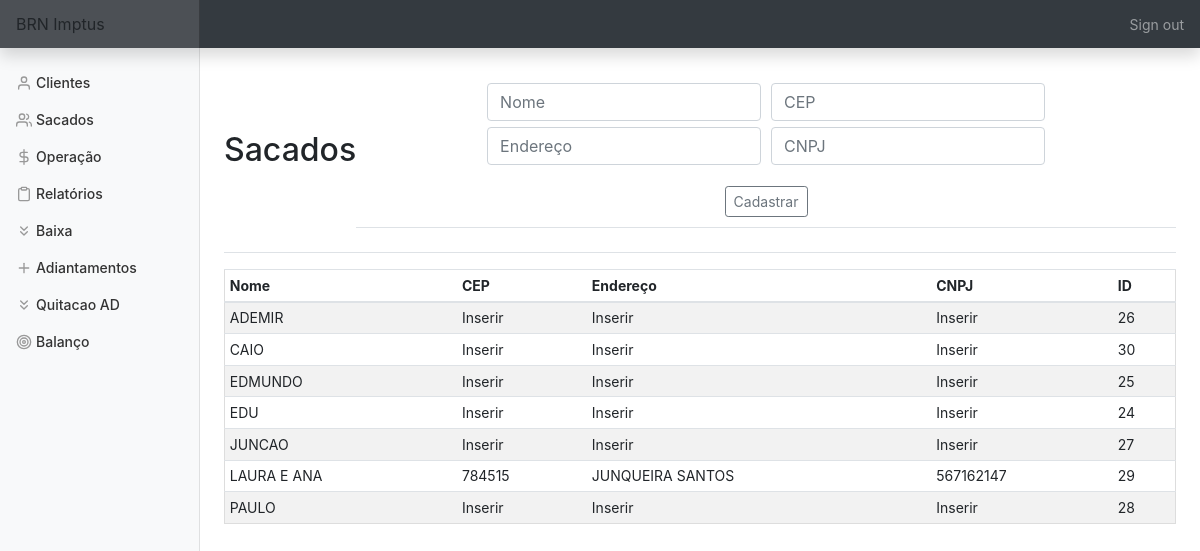
Before: /sacados (signed in) with the older database file.
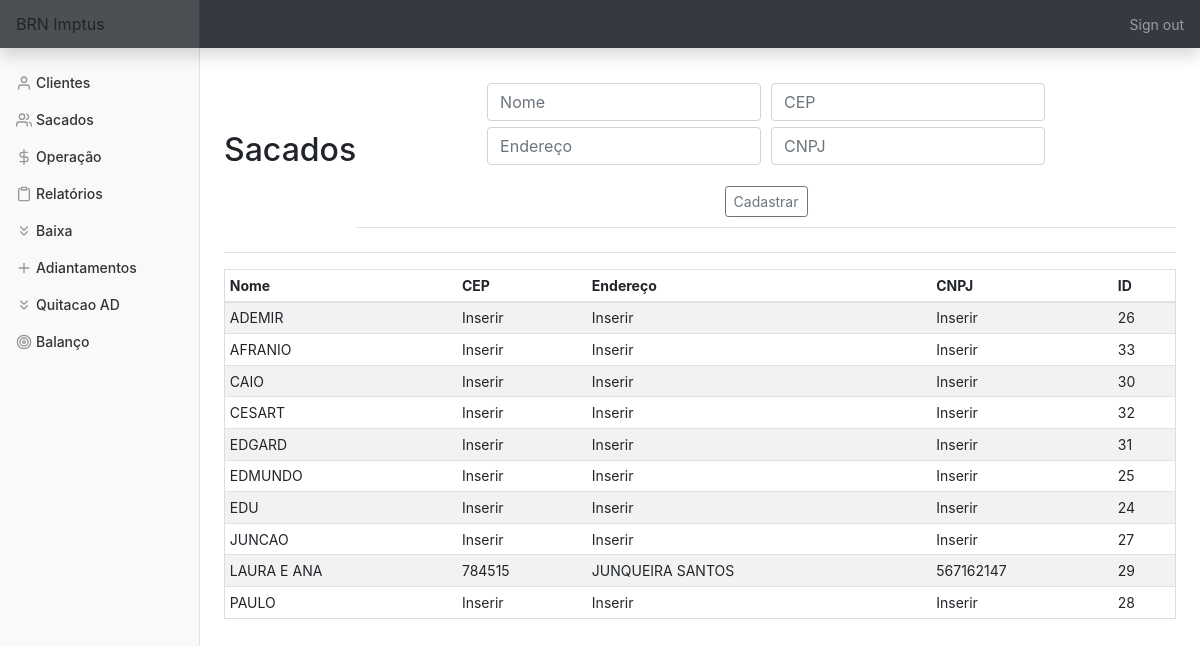
After: the same page with the newer database file.
### tables this page shows
CREATE TABLE sacados (id INTEGER PRIMARY KEY AUTOINCREMENT NOT NULL,
						nome TEXT NOT NULL,
						cep TEXT NOT NULL,
						endereço TEXT NOT NULL, cnpj TEXT);

### app.py (the view, shortened to what this page needs)
@app.route('/sacados', methods=['GET', 'POST'])
@login_required
def sacados():
    con = sqlite3.connect(DATABASE)
    con.row_factory = sqlite3.Row
    cur = con.cursor()
    if request.method == 'GET':
        rows = cur.execute('SELECT * FROM sacados ORDER BY nome')
        rows = cur.fetchall()
        return render_template('sacados.html', rows=rows)

### app.py (called while the page is built)
@app.after_request
def after_request(response):
    response.headers["Cache-Control"] = "no-cache, no-store, must-revalidate"
    response.headers["Expires"] = 0
    response.headers["Pragma"] = "no-cache"
    return response

### helper.py (called while the page is built)
def login_required(f):
    @wraps(f)
    def decorated_function(*args, **kwargs):
        if session.get("user_id") is None:
            return redirect("/login")
        return f(*args, **kwargs)
    return decorated_function

### templates/sacados.html (shortened to what this page needs)
{% extends "layout.html" %}
{% block main %}
    <div class='d-flex justify-content-between flex-warp flex-md-nowrap align-items-center pt-3 pb-2 mb-3 border-bottom'>
        <h1 class='h2'>Sacados</h1>
        <div class='d-flex justify-content-between flex-warp flex-md-nowrap align-items-center pt-3 pb-2 mb-3 border-bottom'>
            <form action='sacados' method='POST'>
                <div class='form-group'>
                    <input name='nome' autofocus class='form-control' placeholder='Nome' type='text' required title='Insira o nome/razão social do sacado' alt='Insira o nome/razão social do sacado'>
                    <input name='cep' autofocus class='form-control' placeholder='CEP' type='number' title='Insira o cep do sacado' alt='Insira o cep do sacado'>
                    <input name='endereco' autofocus class='form-control' placeholder='Endereço' type='text' title='Insira o endereço do sacado' alt='Insira o endereço do sacado'>
                    <input name='cnpj' autofocus class='form-control' placeholder='CNPJ' type='text' title='Insira o cpf/cnpj do sacado' alt='Insira o cpf/cnpj do sacado'>
                </div>
                <button type='submit' class='btn btn-sm btn-outline-secondary'>Cadastrar</button>
            </form>
        </div>
    </div>
    <div class='table-responsive'>
        <table class='table table-striped table-sm'>
            <thead>
                <tr>
                    <th>Nome</th>
                    <th>CEP</th>
                    <th>Endereço</th>
                    <th>CNPJ</th>
                    <th>ID</th>
                </tr>
            </thead>
            <tbody>
                {% for row in rows %}
                    <tr>
                        <td>{{ row['nome'] }}</td>
                        <td>{{ row['cep'] }}</td>
                        <td>{{ row['endereço'] }}</td>
                        <td>{{ row['cnpj'] }}</td>
                        <td>{{ row['id'] }}</td>
                    </tr>
                {% endfor %}
            </tbody>
        </table>
    </div>
{% endblock %}

Changed rows visible on the page:
added sacados: nome "AFRANIO", cep "Inserir", endereço "Inserir", cnpj "Inserir", id "33"
added sacados: nome "CESART", cep "Inserir", endereço "Inserir", cnpj "Inserir", id "32"
added sacados: nome "EDGARD", cep "Inserir", endereço "Inserir", cnpj "Inserir", id "31"
